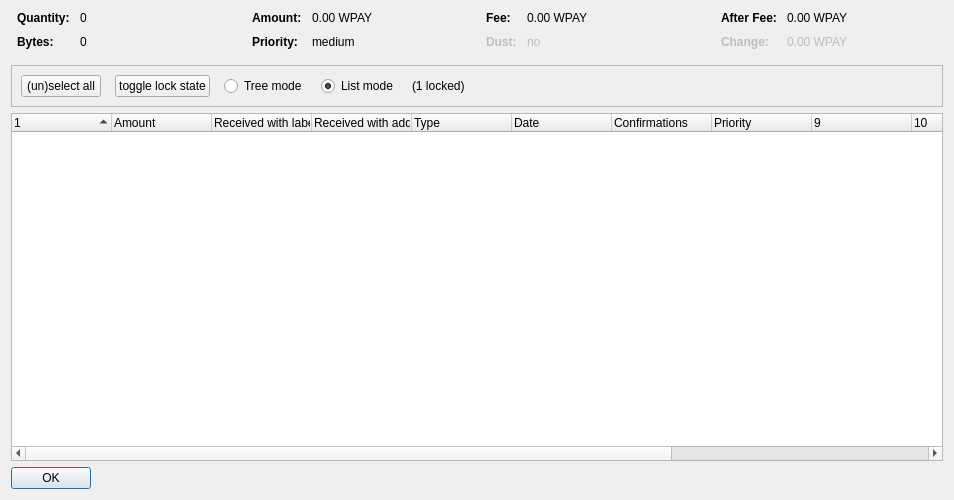
<?xml version="1.0" encoding="UTF-8"?>
<ui version="4.0">
 <class>CoinControlDialog</class>
 <widget class="QDialog" name="CoinControlDialog">
  <property name="geometry">
   <rect>
    <x>0</x>
    <y>0</y>
    <width>954</width>
    <height>500</height>
   </rect>
  </property>
  <property name="windowTitle">
   <string>Coin Selection</string>
  </property>
  <layout class="QVBoxLayout" name="verticalLayout">
   <item>
    <layout class="QHBoxLayout" name="horizontalLayoutTop" stretch="0,0,0,0">
     <property name="topMargin">
      <number>0</number>
     </property>
     <property name="bottomMargin">
      <number>10</number>
     </property>
     <item>
      <layout class="QFormLayout" name="formLayoutCoinControl1">
       <property name="horizontalSpacing">
        <number>10</number>
       </property>
       <property name="verticalSpacing">
        <number>10</number>
       </property>
       <property name="leftMargin">
        <number>6</number>
       </property>
       <property name="rightMargin">
        <number>6</number>
       </property>
       <item row="0" column="0">
        <widget class="QLabel" name="labelCoinControlQuantityText">
         <property name="font">
          <font>
           <weight>75</weight>
           <bold>true</bold>
          </font>
         </property>
         <property name="text">
          <string>Quantity:</string>
         </property>
        </widget>
       </item>
       <item row="0" column="1">
        <widget class="QLabel" name="labelCoinControlQuantity">
         <property name="cursor">
          <cursorShape>IBeamCursor</cursorShape>
         </property>
         <property name="contextMenuPolicy">
          <enum>Qt::ActionsContextMenu</enum>
         </property>
         <property name="text">
          <string notr="true">0</string>
         </property>
         <property name="textInteractionFlags">
          <set>Qt::LinksAccessibleByMouse|Qt::TextSelectableByKeyboard|Qt::TextSelectableByMouse</set>
         </property>
        </widget>
       </item>
       <item row="1" column="0">
        <widget class="QLabel" name="labelCoinControlBytesText">
         <property name="font">
          <font>
           <weight>75</weight>
           <bold>true</bold>
          </font>
         </property>
         <property name="text">
          <string>Bytes:</string>
         </property>
        </widget>
       </item>
       <item row="1" column="1">
        <widget class="QLabel" name="labelCoinControlBytes">
         <property name="cursor">
          <cursorShape>IBeamCursor</cursorShape>
         </property>
         <property name="contextMenuPolicy">
          <enum>Qt::ActionsContextMenu</enum>
         </property>
         <property name="text">
          <string notr="true">0</string>
         </property>
         <property name="textInteractionFlags">
          <set>Qt::LinksAccessibleByMouse|Qt::TextSelectableByKeyboard|Qt::TextSelectableByMouse</set>
         </property>
        </widget>
       </item>
      </layout>
     </item>
     <item>
      <layout class="QFormLayout" name="formLayoutCoinControl2">
       <property name="horizontalSpacing">
        <number>10</number>
       </property>
       <property name="verticalSpacing">
        <number>10</number>
       </property>
       <property name="leftMargin">
        <number>6</number>
       </property>
       <property name="rightMargin">
        <number>6</number>
       </property>
       <item row="0" column="0">
        <widget class="QLabel" name="labelCoinControlAmountText">
         <property name="font">
          <font>
           <weight>75</weight>
           <bold>true</bold>
          </font>
         </property>
         <property name="text">
          <string>Amount:</string>
         </property>
        </widget>
       </item>
       <item row="0" column="1">
        <widget class="QLabel" name="labelCoinControlAmount">
         <property name="cursor">
          <cursorShape>IBeamCursor</cursorShape>
         </property>
         <property name="contextMenuPolicy">
          <enum>Qt::ActionsContextMenu</enum>
         </property>
         <property name="text">
          <string notr="true">0.00 WPAY</string>
         </property>
         <property name="textInteractionFlags">
          <set>Qt::LinksAccessibleByMouse|Qt::TextSelectableByKeyboard|Qt::TextSelectableByMouse</set>
         </property>
        </widget>
       </item>
       <item row="1" column="0">
        <widget class="QLabel" name="labelCoinControlPriorityText">
         <property name="font">
          <font>
           <weight>75</weight>
           <bold>true</bold>
          </font>
         </property>
         <property name="text">
          <string>Priority:</string>
         </property>
        </widget>
       </item>
       <item row="1" column="1">
        <widget class="QLabel" name="labelCoinControlPriority">
         <property name="cursor">
          <cursorShape>IBeamCursor</cursorShape>
         </property>
         <property name="contextMenuPolicy">
          <enum>Qt::ActionsContextMenu</enum>
         </property>
         <property name="text">
          <string>medium</string>
         </property>
         <property name="textInteractionFlags">
          <set>Qt::LinksAccessibleByMouse|Qt::TextSelectableByKeyboard|Qt::TextSelectableByMouse</set>
         </property>
        </widget>
       </item>
      </layout>
     </item>
     <item>
      <layout class="QFormLayout" name="formLayoutCoinControl3">
       <property name="horizontalSpacing">
        <number>10</number>
       </property>
       <property name="verticalSpacing">
        <number>10</number>
       </property>
       <property name="leftMargin">
        <number>6</number>
       </property>
       <property name="rightMargin">
        <number>6</number>
       </property>
       <item row="0" column="0">
        <widget class="QLabel" name="labelCoinControlFeeText">
         <property name="font">
          <font>
           <weight>75</weight>
           <bold>true</bold>
          </font>
         </property>
         <property name="text">
          <string>Fee:</string>
         </property>
        </widget>
       </item>
       <item row="0" column="1">
        <widget class="QLabel" name="labelCoinControlFee">
         <property name="cursor">
          <cursorShape>IBeamCursor</cursorShape>
         </property>
         <property name="contextMenuPolicy">
          <enum>Qt::ActionsContextMenu</enum>
         </property>
         <property name="text">
          <string notr="true">0.00 WPAY</string>
         </property>
         <property name="textInteractionFlags">
          <set>Qt::LinksAccessibleByMouse|Qt::TextSelectableByKeyboard|Qt::TextSelectableByMouse</set>
         </property>
        </widget>
       </item>
       <item row="1" column="0">
        <widget class="QLabel" name="labelCoinControlLowOutputText">
         <property name="enabled">
          <bool>false</bool>
         </property>
         <property name="font">
          <font>
           <weight>75</weight>
           <bold>true</bold>
          </font>
         </property>
         <property name="text">
          <string>Dust:</string>
         </property>
        </widget>
       </item>
       <item row="1" column="1">
        <widget class="QLabel" name="labelCoinControlLowOutput">
         <property name="enabled">
          <bool>false</bool>
         </property>
         <property name="cursor">
          <cursorShape>IBeamCursor</cursorShape>
         </property>
         <property name="contextMenuPolicy">
          <enum>Qt::ActionsContextMenu</enum>
         </property>
         <property name="text">
          <string>no</string>
         </property>
         <property name="textInteractionFlags">
          <set>Qt::LinksAccessibleByMouse|Qt::TextSelectableByKeyboard|Qt::TextSelectableByMouse</set>
         </property>
        </widget>
       </item>
      </layout>
     </item>
     <item>
      <layout class="QFormLayout" name="formLayoutCoinControl4">
       <property name="horizontalSpacing">
        <number>10</number>
       </property>
       <property name="verticalSpacing">
        <number>10</number>
       </property>
       <property name="leftMargin">
        <number>6</number>
       </property>
       <property name="rightMargin">
        <number>6</number>
       </property>
       <item row="0" column="0">
        <widget class="QLabel" name="labelCoinControlAfterFeeText">
         <property name="font">
          <font>
           <weight>75</weight>
           <bold>true</bold>
          </font>
         </property>
         <property name="text">
          <string>After Fee:</string>
         </property>
        </widget>
       </item>
       <item row="0" column="1">
        <widget class="QLabel" name="labelCoinControlAfterFee">
         <property name="cursor">
          <cursorShape>IBeamCursor</cursorShape>
         </property>
         <property name="contextMenuPolicy">
          <enum>Qt::ActionsContextMenu</enum>
         </property>
         <property name="text">
          <string notr="true">0.00 WPAY</string>
         </property>
         <property name="textInteractionFlags">
          <set>Qt::LinksAccessibleByMouse|Qt::TextSelectableByKeyboard|Qt::TextSelectableByMouse</set>
         </property>
        </widget>
       </item>
       <item row="1" column="0">
        <widget class="QLabel" name="labelCoinControlChangeText">
         <property name="enabled">
          <bool>false</bool>
         </property>
         <property name="font">
          <font>
           <weight>75</weight>
           <bold>true</bold>
          </font>
         </property>
         <property name="text">
          <string>Change:</string>
         </property>
        </widget>
       </item>
       <item row="1" column="1">
        <widget class="QLabel" name="labelCoinControlChange">
         <property name="enabled">
          <bool>false</bool>
         </property>
         <property name="cursor">
          <cursorShape>IBeamCursor</cursorShape>
         </property>
         <property name="contextMenuPolicy">
          <enum>Qt::ActionsContextMenu</enum>
         </property>
         <property name="text">
          <string notr="true">0.00 WPAY</string>
         </property>
         <property name="textInteractionFlags">
          <set>Qt::LinksAccessibleByMouse|Qt::TextSelectableByKeyboard|Qt::TextSelectableByMouse</set>
         </property>
        </widget>
       </item>
      </layout>
     </item>
    </layout>
   </item>
   <item>
    <widget class="QFrame" name="frame">
     <property name="minimumSize">
      <size>
       <width>0</width>
       <height>40</height>
      </size>
     </property>
     <property name="frameShape">
      <enum>QFrame::StyledPanel</enum>
     </property>
     <property name="frameShadow">
      <enum>QFrame::Sunken</enum>
     </property>
     <layout class="QHBoxLayout" name="horizontalLayout">
      <item>
       <layout class="QHBoxLayout" name="horizontalLayoutPanel" stretch="0,0,0,0,0,0">
        <property name="spacing">
         <number>14</number>
        </property>
        <item>
         <widget class="QPushButton" name="pushButtonSelectAll">
          <property name="sizePolicy">
           <sizepolicy hsizetype="Maximum" vsizetype="Fixed">
            <horstretch>0</horstretch>
            <verstretch>0</verstretch>
           </sizepolicy>
          </property>
          <property name="text">
           <string>(un)select all</string>
          </property>
          <property name="autoDefault">
           <bool>false</bool>
          </property>
         </widget>
        </item>
        <item>
         <widget class="QPushButton" name="pushButtonToggleLock">
          <property name="sizePolicy">
           <sizepolicy hsizetype="Maximum" vsizetype="Fixed">
            <horstretch>0</horstretch>
            <verstretch>0</verstretch>
           </sizepolicy>
          </property>
          <property name="text">
           <string>toggle lock state</string>
          </property>
          <property name="autoDefault">
           <bool>false</bool>
          </property>
         </widget>
        </item>
        <item>
         <widget class="QRadioButton" name="radioTreeMode">
          <property name="sizePolicy">
           <sizepolicy hsizetype="Maximum" vsizetype="Fixed">
            <horstretch>0</horstretch>
            <verstretch>0</verstretch>
           </sizepolicy>
          </property>
          <property name="text">
           <string>Tree mode</string>
          </property>
         </widget>
        </item>
        <item>
         <widget class="QRadioButton" name="radioListMode">
          <property name="sizePolicy">
           <sizepolicy hsizetype="Maximum" vsizetype="Fixed">
            <horstretch>0</horstretch>
            <verstretch>0</verstretch>
           </sizepolicy>
          </property>
          <property name="text">
           <string>List mode</string>
          </property>
          <property name="checked">
           <bool>true</bool>
          </property>
         </widget>
        </item>
        <item>
         <widget class="QLabel" name="labelLocked">
          <property name="text">
           <string>(1 locked)</string>
          </property>
         </widget>
        </item>
        <item>
         <spacer name="horizontalSpacer">
          <property name="orientation">
           <enum>Qt::Horizontal</enum>
          </property>
          <property name="sizeHint" stdset="0">
           <size>
            <width>40</width>
            <height>20</height>
           </size>
          </property>
         </spacer>
        </item>
       </layout>
      </item>
     </layout>
    </widget>
   </item>
   <item>
    <widget class="CoinControlTreeWidget" name="treeWidget">
     <property name="contextMenuPolicy">
      <enum>Qt::CustomContextMenu</enum>
     </property>
     <property name="sortingEnabled">
      <bool>false</bool>
     </property>
     <property name="columnCount">
      <number>13</number>
     </property>
     <attribute name="headerShowSortIndicator" stdset="0">
      <bool>true</bool>
     </attribute>
     <attribute name="headerStretchLastSection">
      <bool>false</bool>
     </attribute>
     <column>
      <property name="text">
       <string/>
      </property>
     </column>
     <column>
      <property name="text">
       <string>Amount</string>
      </property>
     </column>
     <column>
      <property name="text">
       <string>Received with label</string>
      </property>
     </column>
     <column>
      <property name="text">
       <string>Received with address</string>
      </property>
     </column>
     <column>
      <property name="text">
       <string>Type</string>
      </property>
     </column>
     <column>
      <property name="text">
       <string>Date</string>
      </property>
     </column>
     <column>
      <property name="text">
       <string>Confirmations</string>
      </property>
      <property name="toolTip">
       <string>Confirmed</string>
      </property>
     </column>
     <column>
      <property name="text">
       <string>Priority</string>
      </property>
     </column>
     <column>
      <property name="text">
       <string/>
      </property>
     </column>
     <column>
      <property name="text">
       <string/>
      </property>
     </column>
     <column>
      <property name="text">
       <string/>
      </property>
     </column>
     <column>
      <property name="text">
       <string/>
      </property>
     </column>
     <column>
      <property name="text">
       <string/>
      </property>
     </column>
    </widget>
   </item>
   <item>
    <widget class="QDialogButtonBox" name="buttonBox">
     <property name="sizePolicy">
      <sizepolicy hsizetype="Maximum" vsizetype="Fixed">
       <horstretch>0</horstretch>
       <verstretch>0</verstretch>
      </sizepolicy>
     </property>
     <property name="orientation">
      <enum>Qt::Horizontal</enum>
     </property>
     <property name="standardButtons">
      <set>QDialogButtonBox::Ok</set>
     </property>
    </widget>
   </item>
  </layout>
 </widget>
 <customwidgets>
  <customwidget>
   <class>CoinControlTreeWidget</class>
   <extends>QTreeWidget</extends>
   <header>coincontroltreewidget.h</header>
  </customwidget>
 </customwidgets>
 <resources/>
 <connections/>
</ui>
